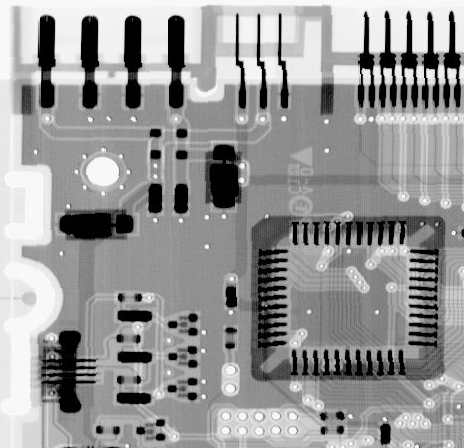
%> input picture 数字图像处理/matlab_15331369_杨育培_hw4/hw4_input/task_2.png, 464 x 448 px
$ octave --eval "result = equalize_hist('../../matlab_15331369_杨育培_hw4/hw4_input/task_2.png');"   (GNU Octave 9; MATLAB toolbox functions it lacks are replaced by stand-ins)
%> lines starting %> are read from the running program, lines starting %| are printed output that depends on the picture
function [new] = equalize_hist(I)
if isstr(I)
    img = imread(I);
%> img is the input picture: size 448x464x3 uint8; min 0, max 255, mean 150.8
end
[height,width] = size(img);
%> height = 448; width = 1392
new = zeros(height,width); %% 创建新图像
figure
subplot(221)
imshow(img)%显示原始图像
axis on
title(['原图像']);

%统计像素灰度
NumPixel = zeros(1,256);%用长度为256的一维数组统计各灰度值的数目
for i = 1:height
    for j = 1: width
        NumPixel(img(i,j) + 1) = NumPixel(img(i,j) + 1) + 1;
    end
end
%> after the loop, NumPixel = 256 values, max 39702 at index 1, min 0 at index 256, mean 2436
subplot(222)
bar(NumPixel)%显示原始图像直方图
axis on
title(['原图像直方图']);
%计算PDA
PDA = zeros(1,256);
for i = 1:256
    PDA(i) = NumPixel(i) / (height * width * 1.0);
end
%> after the loop, PDA = 256 values, max 0.0637 at index 1, min 0 at index 256, mean 0.00391
%计算CDA
CDA = zeros(1,256);
for i = 1:256
    if i == 1
        CDA(i) = PDA(i);
    else
        CDA(i) = CDA(i - 1) + PDA(i);
    end
end
%> after the loop, CDA = 256 values from 0.0637 to 1
%将CDA乘上最大灰度255并且向上取整
CDA = uint8(255 .* CDA + 0.5);
%> CDA = 256 values from 17 to 255
%将原图像各个位置灰度值映射到新值
for i = 1:height
    for j = 1: width
        new(i,j) = CDA(img(i,j)+1);
    end
end
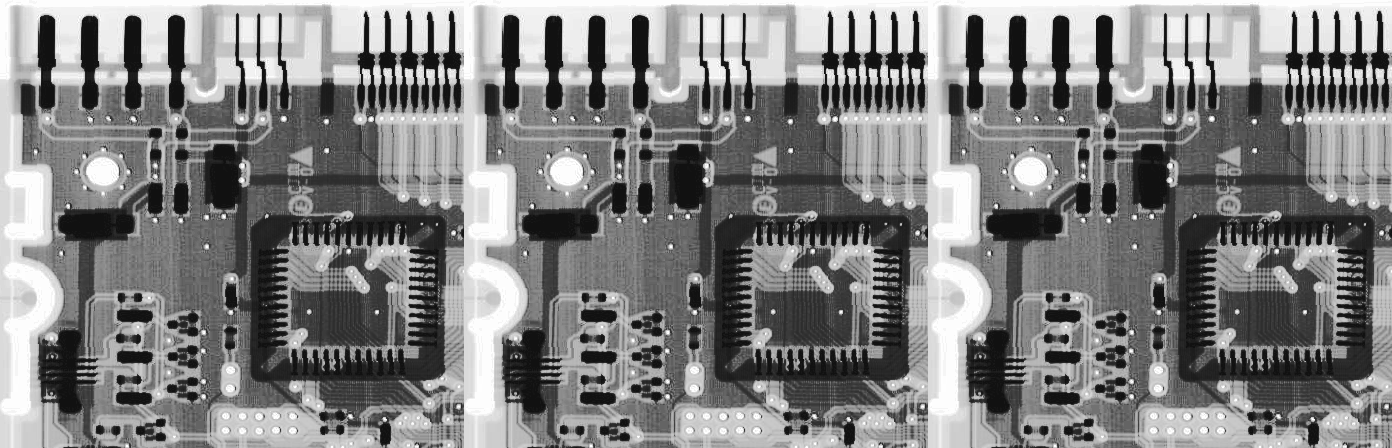
%> new: size 448x1392 double; min 17, max 255, mean 129.6
new = uint8(new);
%> new: size 448x1392 uint8
subplot(223)
imshow(new)%显示均衡化图像
axis on
title(['均衡化图像']);
NewNumPixel = zeros(1,256);
for i = 1:height
    for j = 1: width
        NewNumPixel(new(i,j) + 1) = NewNumPixel(new(i,j) + 1) + 1;
    end
end
%> after the loop, NewNumPixel = 256 values, max 39702 at index 18, min 0 at index 1, mean 2436
%> `result = equalize_hist('../../matlab_15331369_杨育培_hw4/hw4_input/task_2..`:
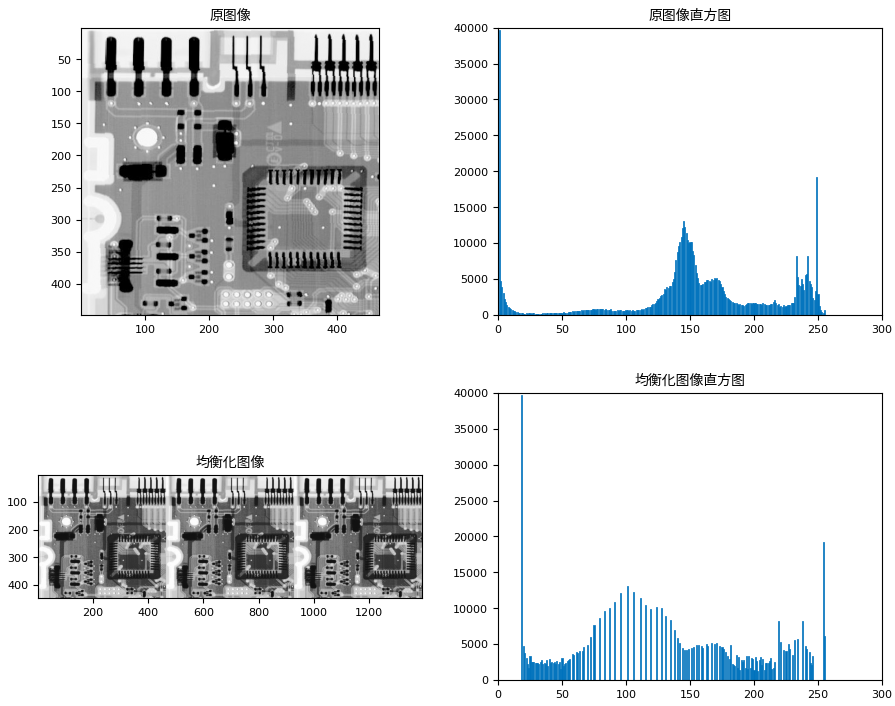
%> figure redrawn from the program's plot data, 4 panels
subplot(224)
bar(NewNumPixel)%显示均衡化图像直方图
axis on
title(['均衡化图像直方图']);
